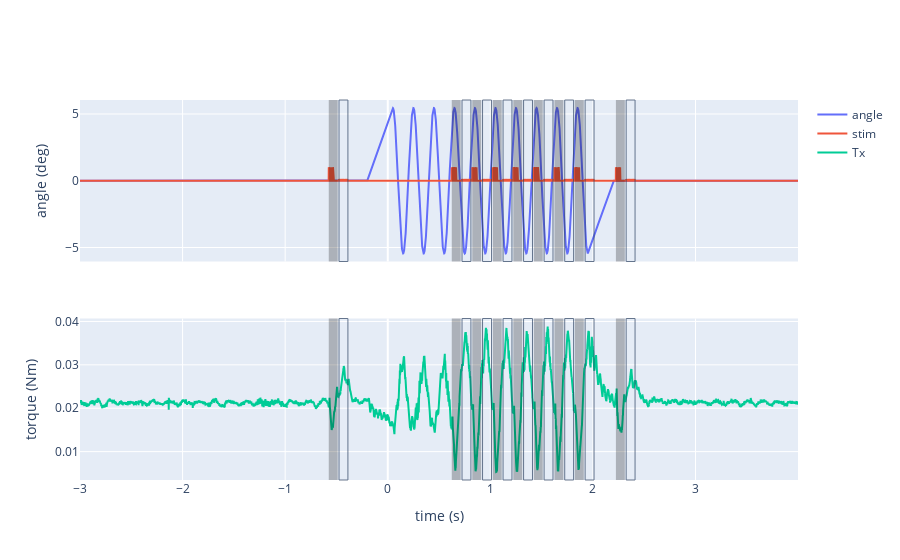

The code cell stored with this chart in its notebook:
### Code cell
fig = make_subplots(rows = 2, cols = 1,
                   shared_xaxes=True)
fig.add_trace(
    go.Scatter(x = t, y = angle_measured, mode="lines", name="angle"),
    row=1, col=1)
fig.add_trace(
    go.Scatter(x = t, y = aidata[6,:], mode="lines", name="stim"),
    row=1, col=1)
fig.add_trace(
    go.Scatter(x = t, y = forcetorque[3,:], mode="lines", name="Tx"),
    row=2, col=1)

for onoff in Lonoff:
    fig.add_vrect(x0 = onoff[0], x1=onoff[1], fillcolor="black", opacity=0.25, line_width=0,
                        row="all", col="all")

for onoff in Ronoff:
    fig.add_vrect(x0 = onoff[0], x1=onoff[1], opacity=0.7, line_width=1,
                      row="all", col="all")

fig.update_yaxes(title_text = "angle (deg)", row=1)
fig.update_yaxes(title_text = "torque (Nm)", row=2)
fig.update_xaxes(title_text = "time (s)", row=2)

### Figure 1 — Plotly figure (JSON) as saved in the notebook; plotly's stock layout.template omitted (floating-point values rounded to 4 significant figures; data arrays with more than 128 entries replaced by an {"elided": "..."} marker saying what was removed)
{"data": [{"mode": "lines", "name": "angle", "type": "scatter", "x": {"elided": "7000 float values"}, "xaxis": "x", "y": {"elided": "7000 float values"}, "yaxis": "y"}, {"mode": "lines", "name": "stim", "type": "scatter", "x": {"elided": "7000 float values"}, "xaxis": "x", "y": {"elided": "7000 float values"}, "yaxis": "y"}, {"mode": "lines", "name": "Tx", "type": "scatter", "x": {"elided": "7000 float values"}, "xaxis": "x2", "y": {"elided": "7000 float values"}, "yaxis": "y2"}], "layout": {"shapes": [{"fillcolor": "black", "line": {"width": 0}, "opacity": 0.25, "type": "rect", "x0": -0.575, "x1": -0.4883, "xref": "x", "y0": 0, "y1": 1, "yref": "y domain"}, {"fillcolor": "black", "line": {"width": 0}, "opacity": 0.25, "type": "rect", "x0": -0.575, "x1": -0.4883, "xref": "x2", "y0": 0, "y1": 1, "yref": "y2 domain"}, {"fillcolor": "black", "line": {"width": 0}, "opacity": 0.25, "type": "rect", "x0": 0.624, "x1": 0.7107, "xref": "x", "y0": 0, "y1": 1, "yref": "y domain"}, {"fillcolor": "black", "line": {"width": 0}, "opacity": 0.25, "type": "rect", "x0": 0.624, "x1": 0.7107, "xref": "x2", "y0": 0, "y1": 1, "yref": "y2 domain"}, {"fillcolor": "black", "line": {"width": 0}, "opacity": 0.25, "type": "rect", "x0": 0.824, "x1": 0.9107, "xref": "x", "y0": 0, "y1": 1, "yref": "y domain"}, {"fillcolor": "black", "line": {"width": 0}, "opacity": 0.25, "type": "rect", "x0": 0.824, "x1": 0.9107, "xref": "x2", "y0": 0, "y1": 1, "yref": "y2 domain"}, {"fillcolor": "black", "line": {"width": 0}, "opacity": 0.25, "type": "rect", "x0": 1.024, "x1": 1.111, "xref": "x", "y0": 0, "y1": 1, "yref": "y domain"}, {"fillcolor": "black", "line": {"width": 0}, "opacity": 0.25, "type": "rect", "x0": 1.024, "x1": 1.111, "xref": "x2", "y0": 0, "y1": 1, "yref": "y2 domain"}, {"fillcolor": "black", "line": {"width": 0}, "opacity": 0.25, "type": "rect", "x0": 1.224, "x1": 1.311, "xref": "x", "y0": 0, "y1": 1, "yref": "y domain"}, {"fillcolor": "black", "line": {"width": 0}, "opacity": 0.25, "type": "rect", "x0": 1.224, "x1": 1.311, "xref": "x2", "y0": 0, "y1": 1, "yref": "y2 domain"}, {"fillcolor": "black", "line": {"width": 0}, "opacity": 0.25, "type": "rect", "x0": 1.424, "x1": 1.511, "xref": "x", "y0": 0, "y1": 1, "yref": "y domain"}, {"fillcolor": "black", "line": {"width": 0}, "opacity": 0.25, "type": "rect", "x0": 1.424, "x1": 1.511, "xref": "x2", "y0": 0, "y1": 1, "yref": "y2 domain"}, {"fillcolor": "black", "line": {"width": 0}, "opacity": 0.25, "type": "rect", "x0": 1.625, "x1": 1.712, "xref": "x", "y0": 0, "y1": 1, "yref": "y domain"}, {"fillcolor": "black", "line": {"width": 0}, "opacity": 0.25, "type": "rect", "x0": 1.625, "x1": 1.712, "xref": "x2", "y0": 0, "y1": 1, "yref": "y2 domain"}, {"fillcolor": "black", "line": {"width": 0}, "opacity": 0.25, "type": "rect", "x0": 1.824, "x1": 1.911, "xref": "x", "y0": 0, "y1": 1, "yref": "y domain"}, {"fillcolor": "black", "line": {"width": 0}, "opacity": 0.25, "type": "rect", "x0": 1.824, "x1": 1.911, "xref": "x2", "y0": 0, "y1": 1, "yref": "y2 domain"}, {"fillcolor": "black", "line": {"width": 0}, "opacity": 0.25, "type": "rect", "x0": 2.224, "x1": 2.311, "xref": "x", "y0": 0, "y1": 1, "yref": "y domain"}, {"fillcolor": "black", "line": {"width": 0}, "opacity": 0.25, "type": "rect", "x0": 2.224, "x1": 2.311, "xref": "x2", "y0": 0, "y1": 1, "yref": "y2 domain"}, {"line": {"width": 1}, "opacity": 0.7, "type": "rect", "x0": -0.475, "x1": -0.3883, "xref": "x", "y0": 0, "y1": 1, "yref": "y domain"}, {"line": {"width": 1}, "opacity": 0.7, "type": "rect", "x0": -0.475, "x1": -0.3883, "xref": "x2", "y0": 0, "y1": 1, "yref": "y2 domain"}, {"line": {"width": 1}, "opacity": 0.7, "type": "rect", "x0": 0.724, "x1": 0.8107, "xref": "x", "y0": 0, "y1": 1, "yref": "y domain"}, {"line": {"width": 1}, "opacity": 0.7, "type": "rect", "x0": 0.724, "x1": 0.8107, "xref": "x2", "y0": 0, "y1": 1, "yref": "y2 domain"}, {"line": {"width": 1}, "opacity": 0.7, "type": "rect", "x0": 0.924, "x1": 1.011, "xref": "x", "y0": 0, "y1": 1, "yref": "y domain"}, {"line": {"width": 1}, "opacity": 0.7, "type": "rect", "x0": 0.924, "x1": 1.011, "xref": "x2", "y0": 0, "y1": 1, "yref": "y2 domain"}, {"line": {"width": 1}, "opacity": 0.7, "type": "rect", "x0": 1.124, "x1": 1.211, "xref": "x", "y0": 0, "y1": 1, "yref": "y domain"}, {"line": {"width": 1}, "opacity": 0.7, "type": "rect", "x0": 1.124, "x1": 1.211, "xref": "x2", "y0": 0, "y1": 1, "yref": "y2 domain"}, {"line": {"width": 1}, "opacity": 0.7, "type": "rect", "x0": 1.324, "x1": 1.411, "xref": "x", "y0": 0, "y1": 1, "yref": "y domain"}, {"line": {"width": 1}, "opacity": 0.7, "type": "rect", "x0": 1.324, "x1": 1.411, "xref": "x2", "y0": 0, "y1": 1, "yref": "y2 domain"}, {"line": {"width": 1}, "opacity": 0.7, "type": "rect", "x0": 1.524, "x1": 1.611, "xref": "x", "y0": 0, "y1": 1, "yref": "y domain"}, {"line": {"width": 1}, "opacity": 0.7, "type": "rect", "x0": 1.524, "x1": 1.611, "xref": "x2", "y0": 0, "y1": 1, "yref": "y2 domain"}, {"line": {"width": 1}, "opacity": 0.7, "type": "rect", "x0": 1.725, "x1": 1.812, "xref": "x", "y0": 0, "y1": 1, "yref": "y domain"}, {"line": {"width": 1}, "opacity": 0.7, "type": "rect", "x0": 1.725, "x1": 1.812, "xref": "x2", "y0": 0, "y1": 1, "yref": "y2 domain"}, {"line": {"width": 1}, "opacity": 0.7, "type": "rect", "x0": 1.924, "x1": 2.011, "xref": "x", "y0": 0, "y1": 1, "yref": "y domain"}, {"line": {"width": 1}, "opacity": 0.7, "type": "rect", "x0": 1.924, "x1": 2.011, "xref": "x2", "y0": 0, "y1": 1, "yref": "y2 domain"}, {"line": {"width": 1}, "opacity": 0.7, "type": "rect", "x0": 2.324, "x1": 2.411, "xref": "x", "y0": 0, "y1": 1, "yref": "y domain"}, {"line": {"width": 1}, "opacity": 0.7, "type": "rect", "x0": 2.324, "x1": 2.411, "xref": "x2", "y0": 0, "y1": 1, "yref": "y2 domain"}], "xaxis": {"anchor": "y", "domain": [0, 1], "matches": "x2", "showticklabels": false}, "xaxis2": {"anchor": "y2", "domain": [0, 1], "title": {"text": "time (s)"}}, "yaxis": {"anchor": "x", "domain": [0.575, 1], "title": {"text": "angle (deg)"}}, "yaxis2": {"anchor": "x2", "domain": [0, 0.425], "title": {"text": "torque (Nm)"}}}}
